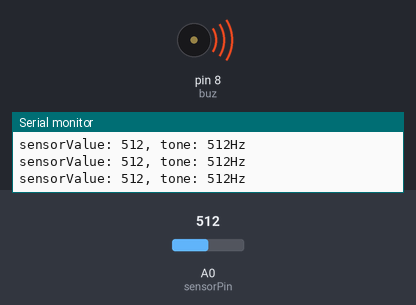
Recording of a sketch running on a simulated Arduino Uno, built with avr-gcc and run on an emulated ATmega328P. Shown: buzzer (waves = sounding), the last lines printed to the serial monitor. The test bench sets the inputs (shaded band); at power-on: A0 (sensorPin) = 512.

Above: at 1.2 s.
1.3 s: A0 (sensorPin) set to 0
At 2.2 s:
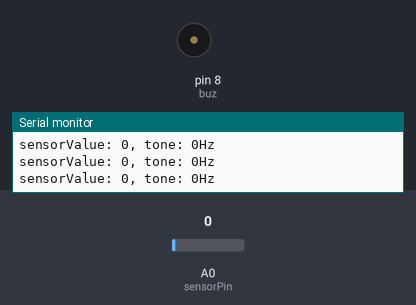
2.8 s: A0 (sensorPin) set to 122
At 3.6 s:
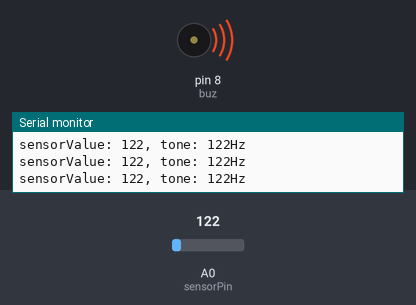
Timing chart, 0 to 5.8 s (numbered marks = the images above; inputs shaded):
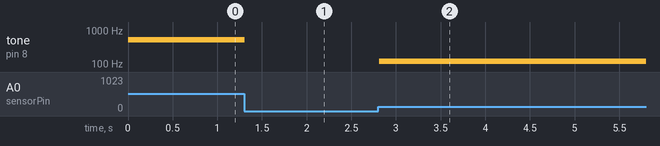

The sketch:

12_AnalogIO2.ino
```cpp
int sensorPin = 0;
int buz = 8;

void setup()
{
  pinMode(buz,OUTPUT);
  Serial.begin(9600);
}

void loop()
{
  int sensorValue=0;
  sensorValue=analogRead(sensorPin);

  Serial.print("sensorValue: ");
  Serial.print(sensorValue);
  Serial.print(", ");
  if(sensorValue==0)
    noTone(buz);
  else
    tone(buz, sensorValue);
  Serial.print("tone: ");
  Serial.print(sensorValue);
  Serial.println("Hz");
  delay(100);
}
```

Measured:
- after the input at 1.3 s, tone on pin 8 (buz): 512 Hz → silent at once
- after the input at 2.8 s, tone on pin 8 (buz): silent → 122 Hz at once
